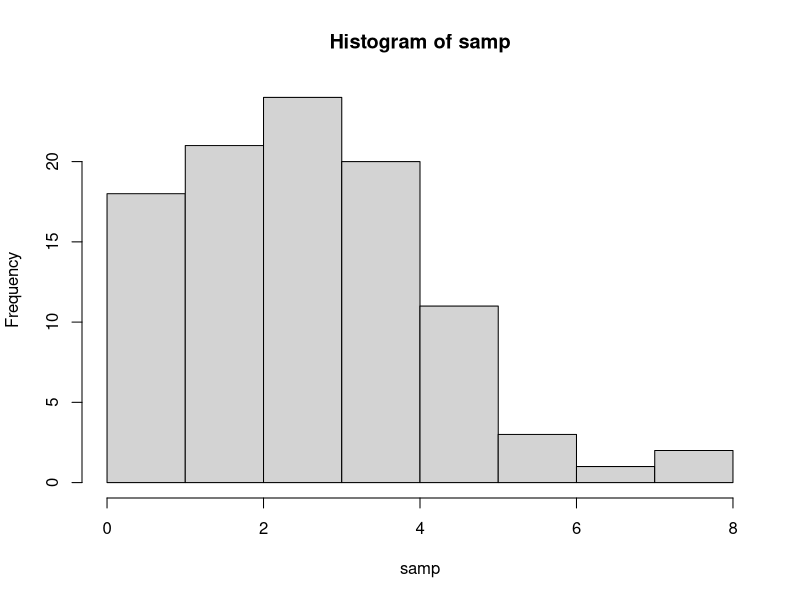
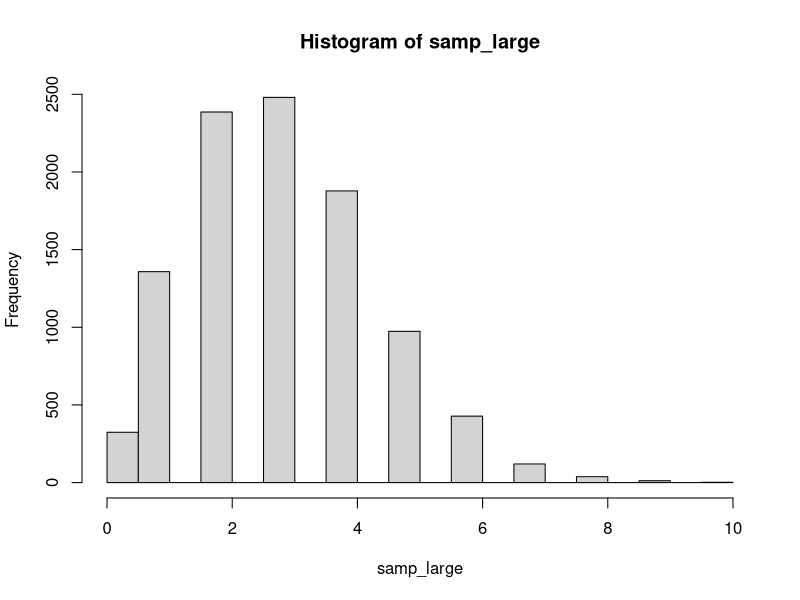

Source code (R) for these figures, in order:
####################
#
# PGM: week2_DS_distributions.R
#
# Description: SIBDS practice with distributions in R
#
# Author: Waveley Qiu
#
# Date: 2022-06-10
#
####################

library(tidyverse)

######### Problem 2 ##########

# Question 5

## Part B

n <- 15
pi <- 0.2

partb_res <- dbinom(4, n, pi)
partb_res

## Part C

partc_res <- pbinom(4, n, pi)
partc_res

## Part D

partd_res <- partc_res - partb_res 
partd_res

## Part E

parte_res <- 1 - partd_res
parte_res_alt <- pbinom(3, n, pi, lower.tail = FALSE)

## Part F

expected_value <- n*pi
expected_value

variance <- n*pi*(1 - pi)
variance_alt <- expected_value * (1 - pi)

set.seed(20220610)
samp <- rbinom(100, 15, 0.2)
samp_large <- rbinom(10000, 15, 0.2)

empirical_ev <- mean(samp)
empirical_var <- var(samp)

hist(samp)
hist(samp_large)

# Question 6

mu <- 172.2
sigma <- 29.8

## Part A

pnorm(150, 172.2, 29.8)

q6parta_res <- pnorm(150, mu, sigma)
q6parta_res

## Part B

q6partb_res <- 1 - pnorm(200, mu, sigma)
pnorm(200, mu, sigma, lower.tail = FALSE)

## Part C

q6partc_res <- pnorm(190, mu, sigma) - pnorm(140, mu, sigma)

## Part D

q6partd_res <- q6parta_res + (1 - pnorm(190, mu, sigma))











